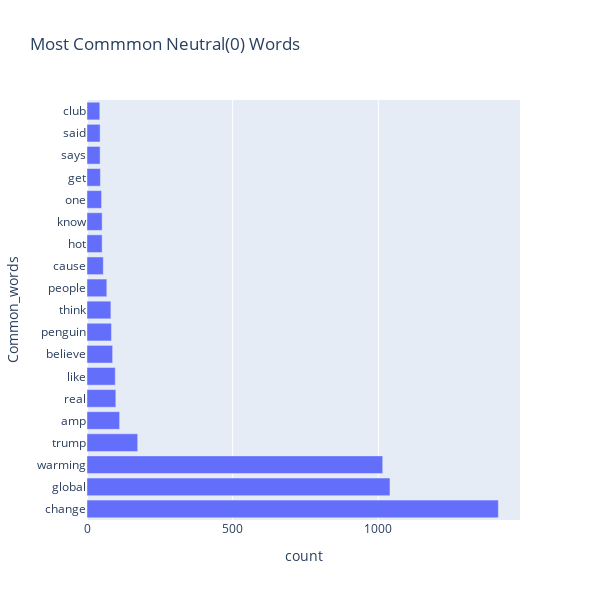

The notebook cell saved with this chart:
### Code cell
fig = px.bar(neutral, x="count", y="Common_words", title='Most Commmon Neutral(0) Words', orientation='h', 
             width=600, height=600)
fig.show()

### Figure 1 — Plotly figure (JSON) as saved in the notebook; plotly's stock layout.template omitted (floating-point values rounded to 4 significant figures)
{"data": [{"alignmentgroup": "True", "hovertemplate": "count=%{x}<br>Common_words=%{y}<extra></extra>", "legendgroup": "", "marker": {"color": "#636efa"}, "name": "", "offsetgroup": "", "orientation": "h", "showlegend": false, "textposition": "auto", "type": "bar", "x": [1412, 1040, 1015, 174, 112, 99, 97, 88, 84, 82, 68, 56, 52, 52, 50, 46, 45, 45, 44], "xaxis": "x", "y": ["change", "global", "warming", "trump", "amp", "real", "like", "believe", "penguin", "think", "people", "cause", "hot", "know", "one", "get", "says", "said", "club"], "yaxis": "y"}], "layout": {"barmode": "relative", "height": 600, "legend": {"tracegroupgap": 0}, "title": {"text": "Most Commmon Neutral(0) Words"}, "width": 600, "xaxis": {"anchor": "y", "domain": [0, 1], "title": {"text": "count"}}, "yaxis": {"anchor": "x", "domain": [0, 1], "title": {"text": "Common_words"}}}}
